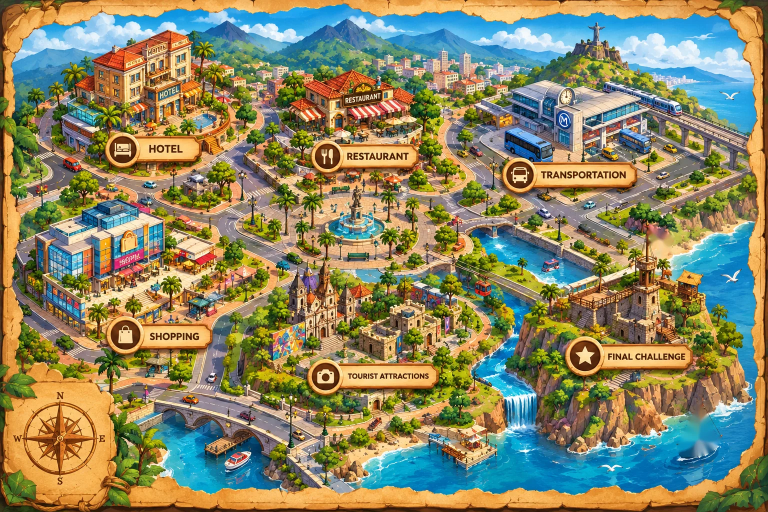
#> input picture assets/world/city-map.webp, 1536 x 1024 px, given in place of city-map.png, which was not available (shown at 1/2 size)
$ python build_city.py
#> lines starting #> are read from the running program, lines starting #| are printed output that depends on the picture; after the words box and inside, x2 and y2 are one past the last pixel; in counts of white or black regions, pixels touching at a corner belong together; pictures that were not available may be replaced by others from this repository, and a replacement may not be noted
"""
City map pipeline (English A2 city adventure).
Run from the repo root:  python3 tools/build_city.py
Input : tools/raw/city-map.png (1536x1024 illustrated city with parchment border)
Output: assets/world/city-map.webp      map with the sailboat and pirate flag painted out
        assets/world/city-boat.png      sailboat sprite (bobs on the sea)
        assets/world/city-flag.png      pirate flag (waves on the fortress)
        assets/world/city-sea-mask.png  where the water shimmer goes
        assets/world/city-fog-mask.png  inside of the parchment frame (fog lives here) + lighter fog on water
        js/world-data.js                unit nodes, character stand points, road routes, bird perches
"""
import cv2, heapq, json, os
import numpy as np
from PIL import Image

os.makedirs("assets/world", exist_ok=True)
SRC = cv2.imread("tools/raw/city-map.png")
#> SRC is the input picture: shape (1024, 1536, 3); mean B, G, R 100.5, 134.4, 137.9
H, W = SRC.shape[:2]
#> H = 1024; W = 1536
pct = lambda x, y: [round(x / W * 100, 2), round(y / H * 100, 2)]

# ---------- 1. sprites cut out of the art (grabCut) + inpaint ----------
def cut(box, rect_pad=6, extra_keep=None):
#> called with box = (1346, 788, 1452, 930), rect_pad = 4
    x0, y0, x1, y1 = box
    roi = SRC[y0:y1, x0:x1].copy()
    m = np.zeros(roi.shape[:2], np.uint8); bg = np.zeros((1, 65)); fg = np.zeros((1, 65))
    cv2.grabCut(roi, m, (rect_pad, rect_pad, x1 - x0 - 2 * rect_pad, y1 - y0 - 2 * rect_pad), bg, fg, 8, cv2.GC_INIT_WITH_RECT)
    mask = ((m == 1) | (m == 3)).astype(np.uint8) * 255
    b, g, r = [roi[..., i].astype(int) for i in range(3)]
    if extra_keep is not None: mask = np.where(extra_keep(b, g, r), mask, 0).astype(np.uint8)
#> mask: shape (142, 106); 0.41% white; 7 white regions (6 under 20 px), largest, box (x1, y1, x2, y2) and area: (10, 128, 30, 134) 54
    mask = cv2.morphologyEx(mask, cv2.MORPH_OPEN, np.ones((2, 2), np.uint8))
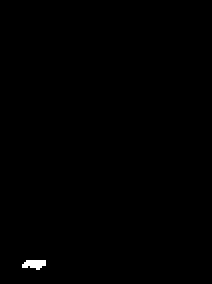
#> mask: shape (142, 106) (shown 2 times larger); 0.29% white; 1 white region, box (x1, y1, x2, y2) and area: (11, 130, 23, 135) 44
    n, lab, st, _ = cv2.connectedComponentsWithStats(mask)
#> n = 2; st = [[0, 0, 106, 142, 15008], [11, 130, 12, 5, 44]]
    if n > 1:
        k = 1 + np.argmax(st[1:, 4]); mask = np.where(lab == k, 255, 0).astype(np.uint8)
#> after `k = 1 + np.argmax(st[1:, 4])`: k = 1
    hard = mask.copy()
    soft = cv2.GaussianBlur(mask, (3, 3), 0)
    rgba = cv2.cvtColor(roi, cv2.COLOR_BGR2BGRA); rgba[..., 3] = soft
    return rgba, hard

# sailboat: hull + sails, not the blue sea around it
boat_box = (1346, 788, 1452, 930)
not_sea = lambda b, g, r: ~((b > r + 45) & (b > g - 10) & ((r + g + b) < 640))
boat, boat_hard = cut(boat_box, 4, not_sea)
cv2.imwrite("assets/world/city-boat.png", boat)
# pirate flag: dark cloth + white skull, right of the mast
flag_box = (1299, 452, 1350, 510)
fx0, fy0, fx1, fy1 = flag_box
froi = SRC[fy0:fy1, fx0:fx1]
fb, fg_, fr = [froi[..., i].astype(int) for i in range(3)]
dark = ((fb + fg_ + fr) < 210) | (((fb + fg_ + fr) > 560) & (np.abs(fr - fb) < 40))
#> dark: shape (58, 51) bool; 3.3% white; 7 white regions (5 under 20 px), largest, box (x1, y1, x2, y2) and area: (33, 0, 51, 6) 66, (17, 0, 28, 3) 21
fmask = cv2.morphologyEx(dark.astype(np.uint8) * 255, cv2.MORPH_CLOSE, np.ones((5, 5), np.uint8))
#> fmask: shape (58, 51); 5.1% white; 1 white region, box (x1, y1, x2, y2) and area: (17, 0, 51, 11) 150
n, lab, st, _ = cv2.connectedComponentsWithStats(fmask)
#> n = 2; st = [[0, 0, 51, 58, 2808], [17, 0, 34, 11, 150]]
k = 1 + np.argmax(st[1:, 4]); fmask = np.where(lab == k, 255, 0).astype(np.uint8)
#> after `k = 1 + np.argmax(st[1:, 4])`: k = 1
fmask = cv2.morphologyEx(fmask, cv2.MORPH_CLOSE, np.ones((7, 7), np.uint8))
#> fmask: shape (58, 51); 5.2% white; 1 white region, box (x1, y1, x2, y2) and area: (17, 0, 51, 11) 155
flag = cv2.cvtColor(froi, cv2.COLOR_BGR2BGRA); flag[..., 3] = cv2.GaussianBlur(fmask, (3, 3), 0)
cv2.imwrite("assets/world/city-flag.png", flag)

full = np.zeros((H, W), np.uint8)
full[boat_box[1]:boat_box[3], boat_box[0]:boat_box[2]] = boat_hard
#> full: shape (1024, 1536); 0% white; 1 white region, box (x1, y1, x2, y2) and area: (1357, 918, 1369, 923) 44
full[fy0:fy1, fx0:fx1] = np.maximum(full[fy0:fy1, fx0:fx1], fmask)
#> full: shape (1024, 1536); 0.01% white; 2 white regions, box (x1, y1, x2, y2) and area: (1316, 452, 1350, 463) 155, (1357, 918, 1369, 923) 44
full = cv2.dilate(full, np.ones((7, 7), np.uint8))
#> full: shape (1024, 1536); 0.04% white; 2 white regions, box (x1, y1, x2, y2) and area: (1313, 449, 1353, 466) 497, (1354, 915, 1372, 926) 183
clean = cv2.inpaint(SRC, full, 6, cv2.INPAINT_TELEA)
Image.fromarray(cv2.cvtColor(clean, cv2.COLOR_BGR2RGB)).save("assets/world/city-map.webp", quality=86, method=6)

# ---------- 2. masks ----------
b, g, r = [clean[..., i].astype(int) for i in range(3)]
#> b: shape (1024, 1536) int64
#> g: shape (1024, 1536) int64
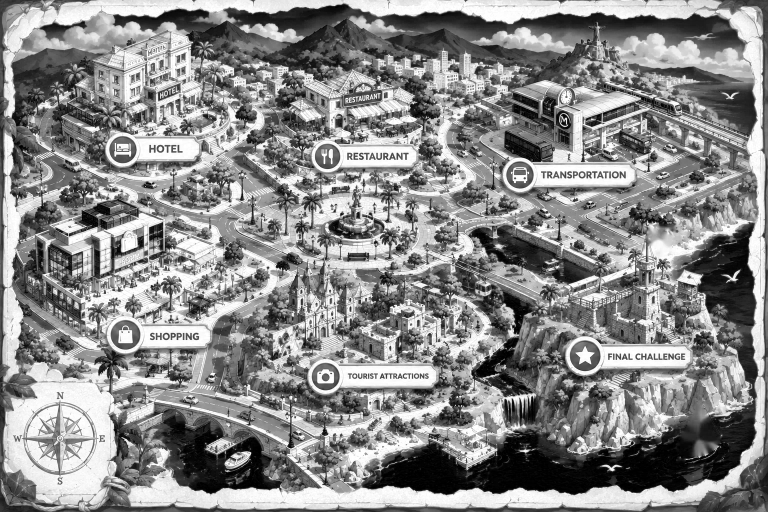
#> r: shape (1024, 1536) int64 (shown at 1/2 size); min 0, max 255, mean 137.9
water = ((b > r + 40) & (b > g) & (b > 120)).astype(np.uint8)
#> water: shape (1024, 1536); values 0 (black) and 1 (white), 17.9% white; 607 white regions (443 under 20 px), largest, box (x1, y1, x2, y2) and area: (24, 8, 1513, 272) 121643, (721, 444, 1515, 990) 100625, (305, 841, 563, 988) 15764
water = cv2.morphologyEx(water, cv2.MORPH_CLOSE, np.ones((5, 5), np.uint8))
#> water: shape (1024, 1536); values 0 (black) and 1 (white), 18.7% white; 265 white regions (157 under 20 px), largest, box (x1, y1, x2, y2) and area: (24, 8, 1513, 272) 125580, (721, 444, 1515, 990) 105616, (305, 841, 564, 988) 16505
n, lab, st, cen = cv2.connectedComponentsWithStats(water)
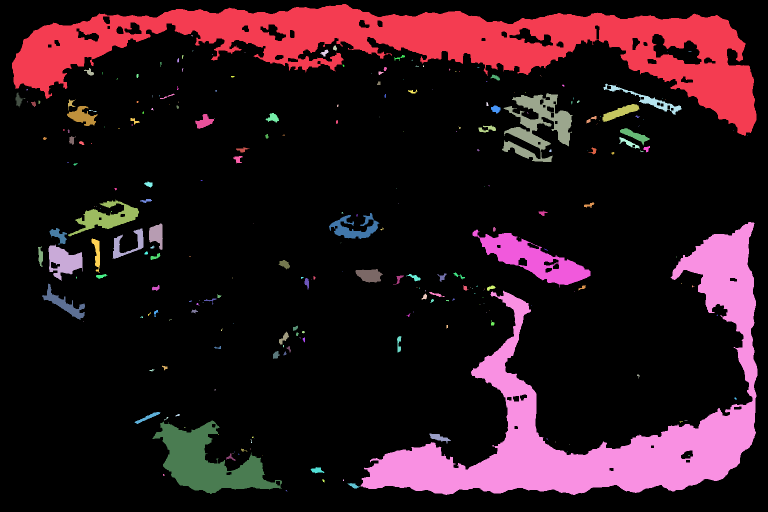
#> lab: shape (1024, 1536) int32 (shown at 1/2 size); 266 distinct labels, from 0 to 265; one colour per label, 0 black
#> n = 266; st = 266 rows, first 6: [0, 0, 1536, 1024, 1278301], [24, 8, 1489, 264, 125580], [383, 70, 2, 3, 5], [666, 91, 8, 10, 58], [640, 99, 17, 14, 110], [384, 101, 1, 2, 2]; cen = 266 pairs, first value 37.04 to 1494, second value 70.8 to 980.9
sea = np.zeros_like(water)
for i in range(1, n):
    if st[i, 4] > 2500 and cen[i][1] > H * 0.42: sea[lab == i] = 1
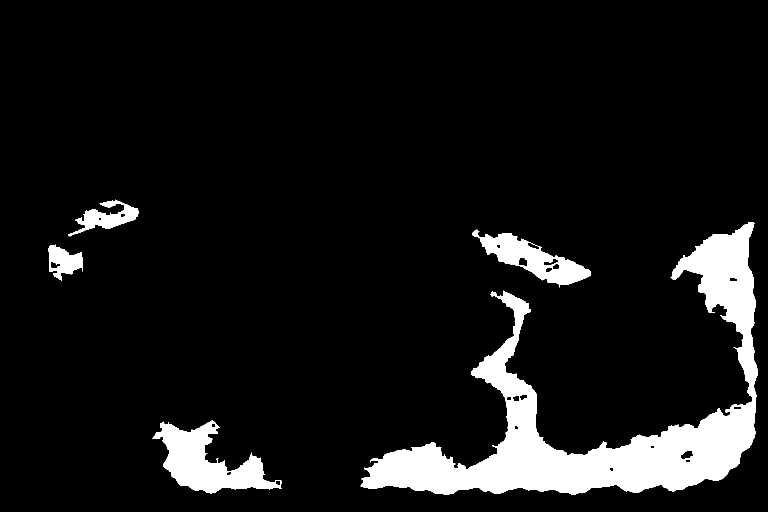
#> sea: shape (1024, 1536) (shown at 1/2 size); values 0 (black) and 1 (white), 8.8% white; 5 white regions, box (x1, y1, x2, y2) and area: (721, 444, 1515, 990) 105616, (305, 841, 564, 988) 16505, (945, 459, 1181, 575) 9629, (136, 399, 278, 473) 3750, (97, 489, 165, 561) 2807
sea = cv2.morphologyEx(sea, cv2.MORPH_OPEN, np.ones((5, 5), np.uint8))
#> sea: shape (1024, 1536); values 0 (black) and 1 (white), 8.7% white; 10 white regions, largest, box (x1, y1, x2, y2) and area: (723, 444, 1515, 989) 105004, (308, 842, 561, 986) 16280, (960, 466, 1181, 570) 9320
# parchment frame: tan, low-saturation-ish pixels connected to the image border
hsv = cv2.cvtColor(clean, cv2.COLOR_BGR2HSV)
#> hsv: shape (1024, 1536, 3); mean H, S, V 46.4, 149, 168.4
tan = ((hsv[..., 0] > 8) & (hsv[..., 0] < 30) & (hsv[..., 1] > 50) & (hsv[..., 2] > 150)).astype(np.uint8)
#> tan: shape (1024, 1536); values 0 (black) and 1 (white), 33.7% white; 3112 white regions (2546 under 20 px), largest, box (x1, y1, x2, y2) and area: (6, 0, 1531, 1022) 111965, (7, 720, 259, 1023) 46035, (152, 60, 529, 432) 40847
tan = cv2.morphologyEx(tan, cv2.MORPH_CLOSE, np.ones((9, 9), np.uint8))
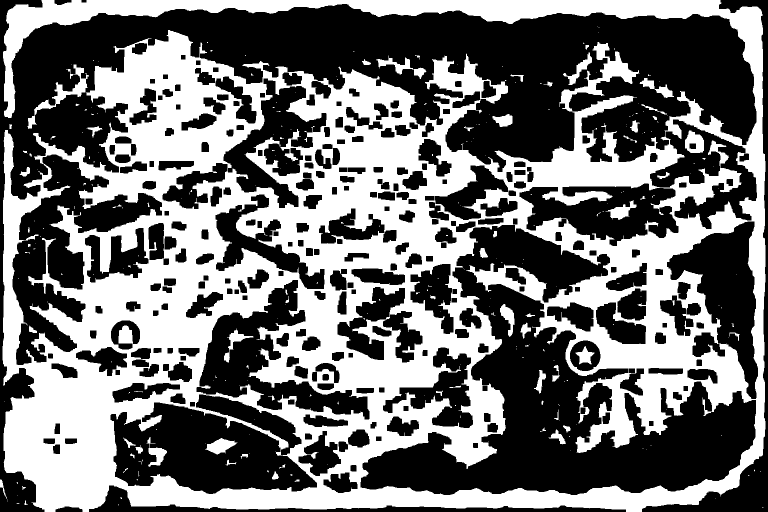
#> tan: shape (1024, 1536) (shown at 1/2 size); values 0 (black) and 1 (white), 44.6% white; 284 white regions (213 under 20 px), largest, box (x1, y1, x2, y2) and area: (5, 0, 1531, 1024) 682187, (54, 129, 178, 258) 2500, (752, 111, 853, 158) 1254
n, lab = cv2.connectedComponents(tan)
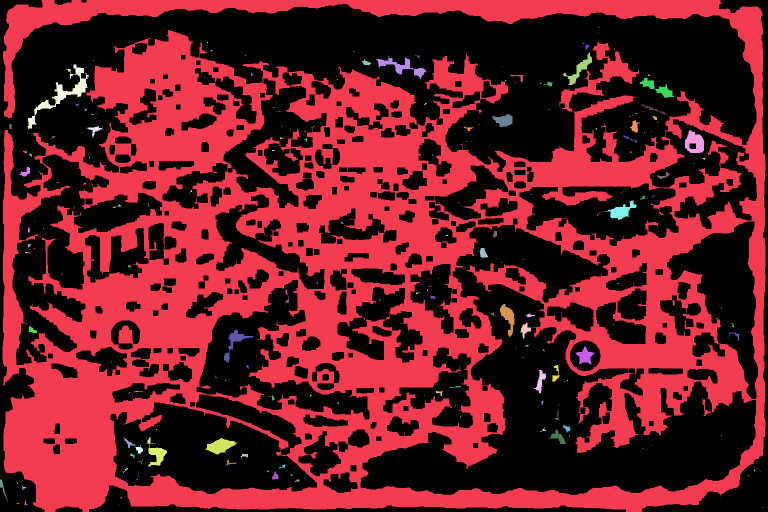
#> lab: shape (1024, 1536) int32 (shown at 1/2 size); 285 distinct labels, from 0 to 284; one colour per label, 0 black
#> n = 285
border = set(np.unique(np.concatenate([lab[0], lab[-1], lab[:, 0], lab[:, -1]]))) - {0}
#> border = 2 items
frame = np.isin(lab, list(border)).astype(np.uint8)
#> frame: shape (1024, 1536); values 0 (black) and 1 (white), 43.4% white; 2 white regions, box (x1, y1, x2, y2) and area: (5, 0, 1531, 1024) 682187, (0, 959, 14, 998) 138
frame = cv2.morphologyEx(frame, cv2.MORPH_OPEN, np.ones((9, 9), np.uint8))
#> frame: shape (1024, 1536); values 0 (black) and 1 (white), 41.1% white; 76 white regions, largest, box (x1, y1, x2, y2) and area: (6, 0, 1531, 1024) 352896, (82, 62, 599, 815) 138034, (1065, 409, 1485, 869) 55528
# keep only the outer band as frame (the inner city has tan plazas too)
band = np.zeros_like(frame); m = int(min(W, H) * 0.075); band[:m] = 1; band[-m:] = 1; band[:, :m] = 1; band[:, -m:] = 1
#> after `m = int(min(W, H) * 0.075)`: m = 76
frame = frame & band
#> frame: shape (1024, 1536); values 0 (black) and 1 (white), 9.9% white; 12 white regions, largest, box (x1, y1, x2, y2) and area: (6, 0, 1531, 1024) 137579, (5, 267, 76, 755) 13423, (1460, 693, 1500, 808) 2501
inner = 1 - cv2.dilate(frame, np.ones((15, 15), np.uint8))
#> inner: shape (1024, 1536); values 0 (black) and 1 (white), 85.1% white; 5 black regions, box (x1, y1, x2, y2) and area: (0, 0, 1536, 1024) 231993, (329, 55, 384, 83) 1350, (61, 671, 83, 702) 677, (66, 267, 83, 291) 408, (0, 955, 13, 982) 347

def save_mask(arr, name, blur=0, scale=0.5):
#> called with name = 'city-sea-mask.png', blur = 2, scale = 0.4
    a = (arr * 255).astype(np.uint8)
#> a: shape (1024, 1536); 7.9% white; 12 white regions (1 under 20 px), largest, box (x1, y1, x2, y2) and area: (729, 584, 1505, 982) 75894, (1344, 448, 1509, 781) 18563, (308, 842, 555, 980) 14687
    if blur: a = cv2.GaussianBlur(a, (0, 0), blur)
    a = cv2.resize(a, (int(W * scale), int(H * scale)), interpolation=cv2.INTER_AREA)
#> a: shape (409, 614)
    rgba = np.zeros(a.shape + (4,), np.uint8); rgba[..., :3] = 255; rgba[..., 3] = a
    Image.fromarray(rgba).save("assets/world/" + name, optimize=True)
save_mask(sea & inner, "city-sea-mask.png", blur=2, scale=0.4)
# fog density map: 1 = full fog (city), ~0.45 over water, 0 on the parchment frame
fogd = inner.astype(np.float32) * (1 - 0.55 * cv2.GaussianBlur(sea.astype(np.float32), (0, 0), 6))
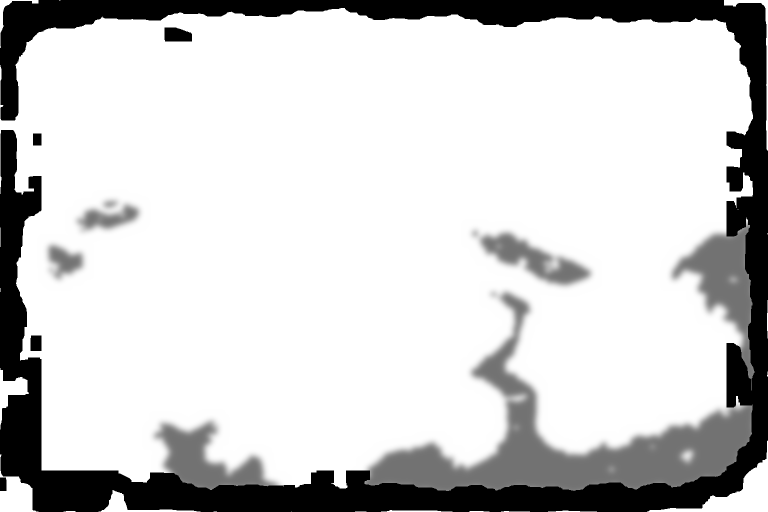
#> fogd: shape (1024, 1536) float32 (shown at 1/2 size); min 0, max 1, mean 0.807
save_mask(np.clip(fogd, 0, 1), "city-fog-mask.png", blur=10, scale=0.3)

# ---------- 3. units, stand points, routes ----------
# icon circle of each wooden sign (where the unit badge sits) and a spot on the street beside it
UNITS = [  # icon = round icon of the wooden sign, sign = whole sign box, home = the building, stand = street spot
    {"name": "Hotel",               "icon": (240, 297),  "sign": (208, 263, 402, 332),   "home": (290, 150),  "stand": (428, 352)},
    {"name": "Restaurant",          "icon": (645, 312),  "sign": (618, 283, 836, 342),   "home": (700, 205),  "stand": (842, 352)},
    {"name": "Transportation",      "icon": (1033, 350), "sign": (1001, 318, 1272, 384), "home": (1150, 230), "stand": (958, 452)},
    {"name": "Shopping",            "icon": (243, 672),  "sign": (211, 638, 421, 707),   "home": (210, 520),  "stand": (432, 634)},
    {"name": "Tourist Attractions", "icon": (641, 750),  "sign": (612, 718, 877, 787),   "home": (700, 630),  "stand": (898, 700)},
    {"name": "Final Challenge",     "icon": (1163, 712), "sign": (1131, 678, 1387, 747), "home": (1260, 590), "stand": (1138, 640)},
]
mx = np.maximum(np.maximum(r, g), b); mn = np.minimum(np.minimum(r, g), b)
road = (((mx - mn) < 28) & (mx > 95) & (mx < 200)).astype(np.uint8)
road = cv2.morphologyEx(road, cv2.MORPH_OPEN, np.ones((3, 3), np.uint8))
road = cv2.morphologyEx(road, cv2.MORPH_CLOSE, np.ones((7, 7), np.uint8))
S = 4
rs = cv2.resize(road.astype(np.float32), (W // S, H // S), interpolation=cv2.INTER_AREA)
ws = cv2.resize((water & (1 - road)).astype(np.float32), (W // S, H // S), interpolation=cv2.INTER_AREA)
fr_s = cv2.resize(frame.astype(np.float32), (W // S, H // S), interpolation=cv2.INTER_AREA)
cost = np.where(rs > .45, 1.0, 9.0) + ws * 80 + fr_s * 200
gh, gw = cost.shape
#> gh = 256; gw = 384

def snap(p):
#> called with p = (428, 352)
    x, y = p[0] // S, p[1] // S
    best, bd = (x, y), 1e9
    for dy in range(-10, 11):
        for dx in range(-10, 11):
            X, Y = x + dx, y + dy
            if 0 <= X < gw and 0 <= Y < gh and rs[Y, X] > .6 and dx * dx + dy * dy < bd: best, bd = (X, Y), dx * dx + dy * dy
    return best

def dijkstra(a, bpt):
    dist = np.full(cost.shape, np.inf); prev = {}
    dist[a[1], a[0]] = 0; pq = [(0, a[0], a[1])]
    nb = [(1,0,1),(-1,0,1),(0,1,1),(0,-1,1),(1,1,1.414),(1,-1,1.414),(-1,1,1.414),(-1,-1,1.414)]
    while pq:
        d, x, y = heapq.heappop(pq)
        if (x, y) == bpt: break
        if d > dist[y, x]: continue
        for dx, dy, f in nb:
            X, Y = x + dx, y + dy
            if 0 <= X < gw and 0 <= Y < gh:
                nd = d + f * (cost[y, x] + cost[Y, X]) / 2
                if nd < dist[Y, X]: dist[Y, X] = nd; prev[(X, Y)] = (x, y); heapq.heappush(pq, (nd, X, Y))
    path = [bpt]
    while path[-1] != a: path.append(prev[path[-1]])
    return path[::-1]

def smooth(pts, it=2):
    p = np.array(pts, float)
    for _ in range(it):
        q = [p[0]]
        for i in range(len(p) - 1): q += [p[i] * .75 + p[i + 1] * .25, p[i] * .25 + p[i + 1] * .75]
        q.append(p[-1]); p = np.array(q)
    return p

stands = [snap(u["stand"]) for u in UNITS]
routes = []
for i in range(len(UNITS) - 1):
    path = dijkstra(stands[i], stands[i + 1])
    path = cv2.approxPolyDP(np.array(path, np.float32).reshape(-1, 1, 2), 1.0, False).reshape(-1, 2).tolist()
    path = smooth(path, 2)
    routes.append([pct(x * S, y * S) for x, y in path])

# bird perches (rooftops, statue, towers…) with the unit whose zone must be uncovered
PERCHES = [
    {"at": (318, 88),   "zone": 1, "name": "hotel roof"},
    {"at": (160, 160),  "zone": 1, "name": "hotel annex"},
    {"at": (700, 150),  "zone": 2, "name": "restaurant roof"},
    {"at": (712, 400),  "zone": 2, "name": "fountain statue"},
    {"at": (1140, 176), "zone": 3, "name": "station roof"},
    {"at": (1192, 56),  "zone": 3, "name": "hilltop statue"},
    {"at": (205, 425),  "zone": 4, "name": "mall roof"},
    {"at": (452, 498),  "zone": 4, "name": "awning"},
    {"at": (606, 538),  "zone": 5, "name": "church tower"},
    {"at": (812, 610),  "zone": 5, "name": "castle wall"},
    {"at": (1352, 548), "zone": 6, "name": "lookout hut"},
    {"at": (1236, 500), "zone": 6, "name": "fortress tower"},
]

dbg = clean.copy()
for rt in routes:
    cv2.polylines(dbg, [np.array([[x / 100 * W, y / 100 * H] for x, y in rt], np.int32)], False, (0, 0, 255), 3)
for u, s in zip(UNITS, stands):
    cv2.circle(dbg, u["icon"], 14, (255, 0, 255), 3); cv2.circle(dbg, (s[0] * S, s[1] * S), 8, (0, 255, 255), -1)
for p in PERCHES: cv2.circle(dbg, p["at"], 6, (255, 255, 0), -1)
os.makedirs("tools/debug", exist_ok=True); cv2.imwrite("tools/debug/city-routes.jpg", dbg)

world = {
    "size": [W, H],
    "nodes": [{"icon": pct(*u["icon"]), "sign": pct(u["sign"][0], u["sign"][1]) + pct(u["sign"][2] - u["sign"][0], u["sign"][3] - u["sign"][1]),
               "home": pct(*u["home"])} for u in UNITS],
    "stand": [{"left": pct(x * S, y * S)[0], "top": pct(x * S, y * S)[1]} for x, y in stands],
    "routes": routes,
    "perches": [{"at": pct(*p["at"]), "zone": p["zone"], "name": p["name"]} for p in PERCHES],
    "boat": dict(zip(["left", "top", "width", "height"], pct(boat_box[0], boat_box[1]) + pct(boat_box[2] - boat_box[0], boat_box[3] - boat_box[1]))),
    "flag": dict(zip(["left", "top", "width", "height"], pct(fx0, fy0) + pct(fx1 - fx0, fy1 - fy0))),
}
open("js/world-data.js", "w").write(
    "// ============================================================\n"
    "// WORLD DATA — generated by tools/build_city.py (re-run it if the map changes).\n"
    "// All coordinates are PERCENTAGES of assets/world/city-map.webp.\n"
    "//   nodes[i]  : the unit's badge (sits on the icon of the wooden sign)\n"
    "//   stand[i]  : where the explorer waits next to unit i+1\n"
    "//   routes[i] : street path from unit i+1 to unit i+2\n"
    "//   perches   : where the parrot can land (zone = unit that must be revealed)\n"
    "// ============================================================\n"
    "const WORLD = " + json.dumps(world, indent=1) + ";\n")
print("ok", [len(r) for r in routes])
#| ok [44, 32, 68, 84, 40]
